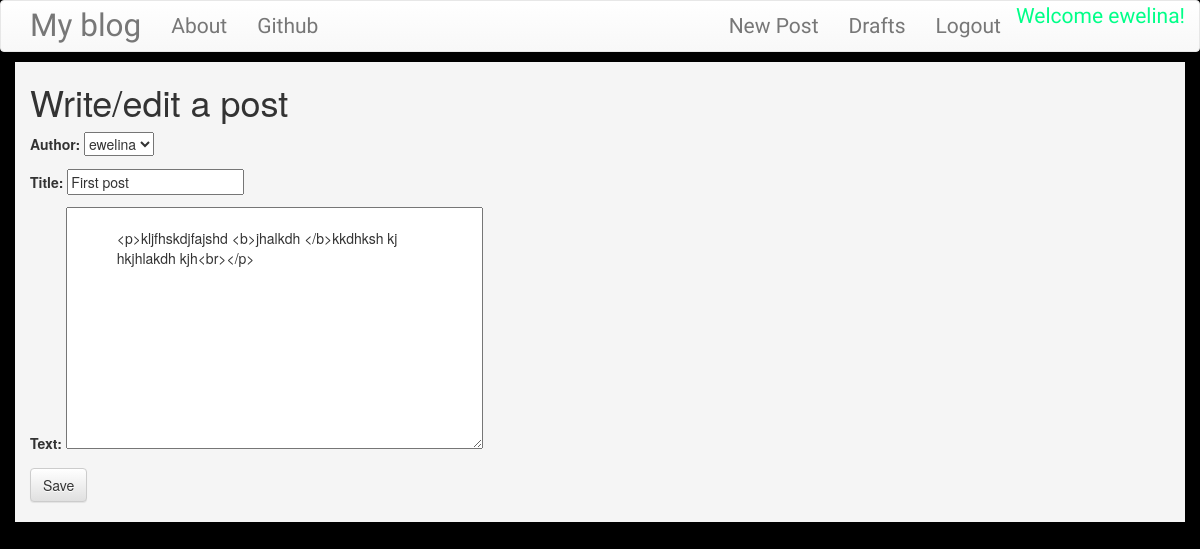
Screenshot of /post/1/edit/ (signed in) with the database file from the repository.
### blog/models.py (models this page shows, shortened)
class Post(models.Model):
    author = models.ForeignKey('auth.User')
    title = models.CharField(max_length=200)
    text = models.TextField()
    created_date = models.DateTimeField(default=timezone.now)
    published_date = models.DateTimeField(blank=True, null=True)

### blog/views.py (the view)
# urls.py: url(r'^post/(?P<pk>\d+)/edit/$', views.PostUpdateView.as_view(), name='post_edit'),
class PostUpdateView(LoginRequiredMixin, UpdateView):
    model = Post
    login_url = '/login/'
    redirect_field_name = 'blog/post_detail.html'
    form_class = PostForm

### blog/forms.py
class PostForm(forms.ModelForm):
    class Meta():
        model = Post
        fields = ('author', 'title', 'text',)
        widgets = {
            'title': forms.TextInput(attrs={'class': 'textinputclass'}),
            'text': forms.Textarea(attrs={'class': 'editable medium-editor-textarea postcontent'})
        }

### blog/templates/blog/post_form.html (shortened to what this page needs)
{% extends 'blog/base.html' %}
{% block content %}
	<h1>Write/edit a post</h1>
	<form class="post-form" method="post">
	{{ form.as_p }}
	<button type="submit" class="save  btn btn-default">Save</button>
	</form>
{% endblock %}

### blog/templates/blog/base.html (shortened to what this page needs)
<!DOCTYPE html>
{% load staticfiles %}
<html lang = "en">
<head>
	<link rel = "stylesheet" href = "https://maxcdn.bootstrapcdn.com/bootstrap/3.3.7/css/bootstrap.min.css"
>
	<link rel = "stylesheet" href = "https://maxcdn.bootstrapcdn.com/bootstrap/3.3.7/css/bootstrap-theme.min.css"
>
	<link rel = "stylesheet" href = "//cdn.jsdelivr.net/npm/medium-editor@latest/dist/css/medium-editor.min.css"
	      type = "text/css" media = "screen" charset = "utf-8">
	<link rel = "stylesheet" href = "{% static 'css/blog.css' %}">
</head>
<body class="body-content">
<nav class = "navbar navbar-default techfont custom-navbar loader">
	<div class = "container">
		<ul class = "nav navbar-nav">
			<li><a class = "navbar-brand bigbrand" href = "{% url 'post_list' %}">My blog</a></li>
			<li><a href = "{% url 'about' %}">About</a></li>
			<li><a href = "https://www.github.com">Github</a></li>
		</ul>
		<ul class = "nav navbar-nav navbar-right">
			{% if user.is_authenticated %}
				<li>
					<a href = "{% url 'post_new' %}">New Post</a>
				</li>
				<li>
					<a href = "{% url 'post_draft_list' %}">Drafts</a>
				</li>
				<li>
					<a href = "{% url 'logout' %}">Logout</a>
				</li>
				<li>Welcome {{ user.username }}!
				</li>
			{% else %}
				<li><a class = "nav navbar-right" href = "{% url 'login' %}"><span
						class = "glyphicon glyphicon-user"></span></a></li>
			{% endif %}
		</ul>
	</div>
</nav>
<div class = "content container">
	<div class = "row">
		<div class = "col-md-12">
			<div class = "blog_posts">
				{% block content %}
				{% endblock %}
			</div>
		</div>
	</div>
</div>
</body>
</html>

### blog/static/css/blog.css (style rules this page uses)
.techfont { font-family: 'Patua One', sans-serif; font-size: 1.5em; margin-bottom: 10px; color: black; }
.custom-navbar * { color: #00ff88; }
.body-content { background-color: black; }
a:link, a:visited { color: black; text-decoration: none; }
.content { background-color: whitesmoke; padding-bottom: 20px; }
.bigbrand { font-size: 1.5em; }
.postcontent { font-size: 1em; padding: 20px 50px 20px 50px; text-align: left; }
.loader { filter: hue-rotate(0deg); color: linear-gradient(45deg, #0f8, #08f); animation: hue 10000ms infinite linear; }

### rows the page displays
Post: author "ewelina", title "First post", text "<p>kljfhskdjfajshd <b>jhalkdh </b>kkdhksh kj hkjhlakdh kjh<br></p>"

### other values shown
{{ user.username }} "ewelina"
